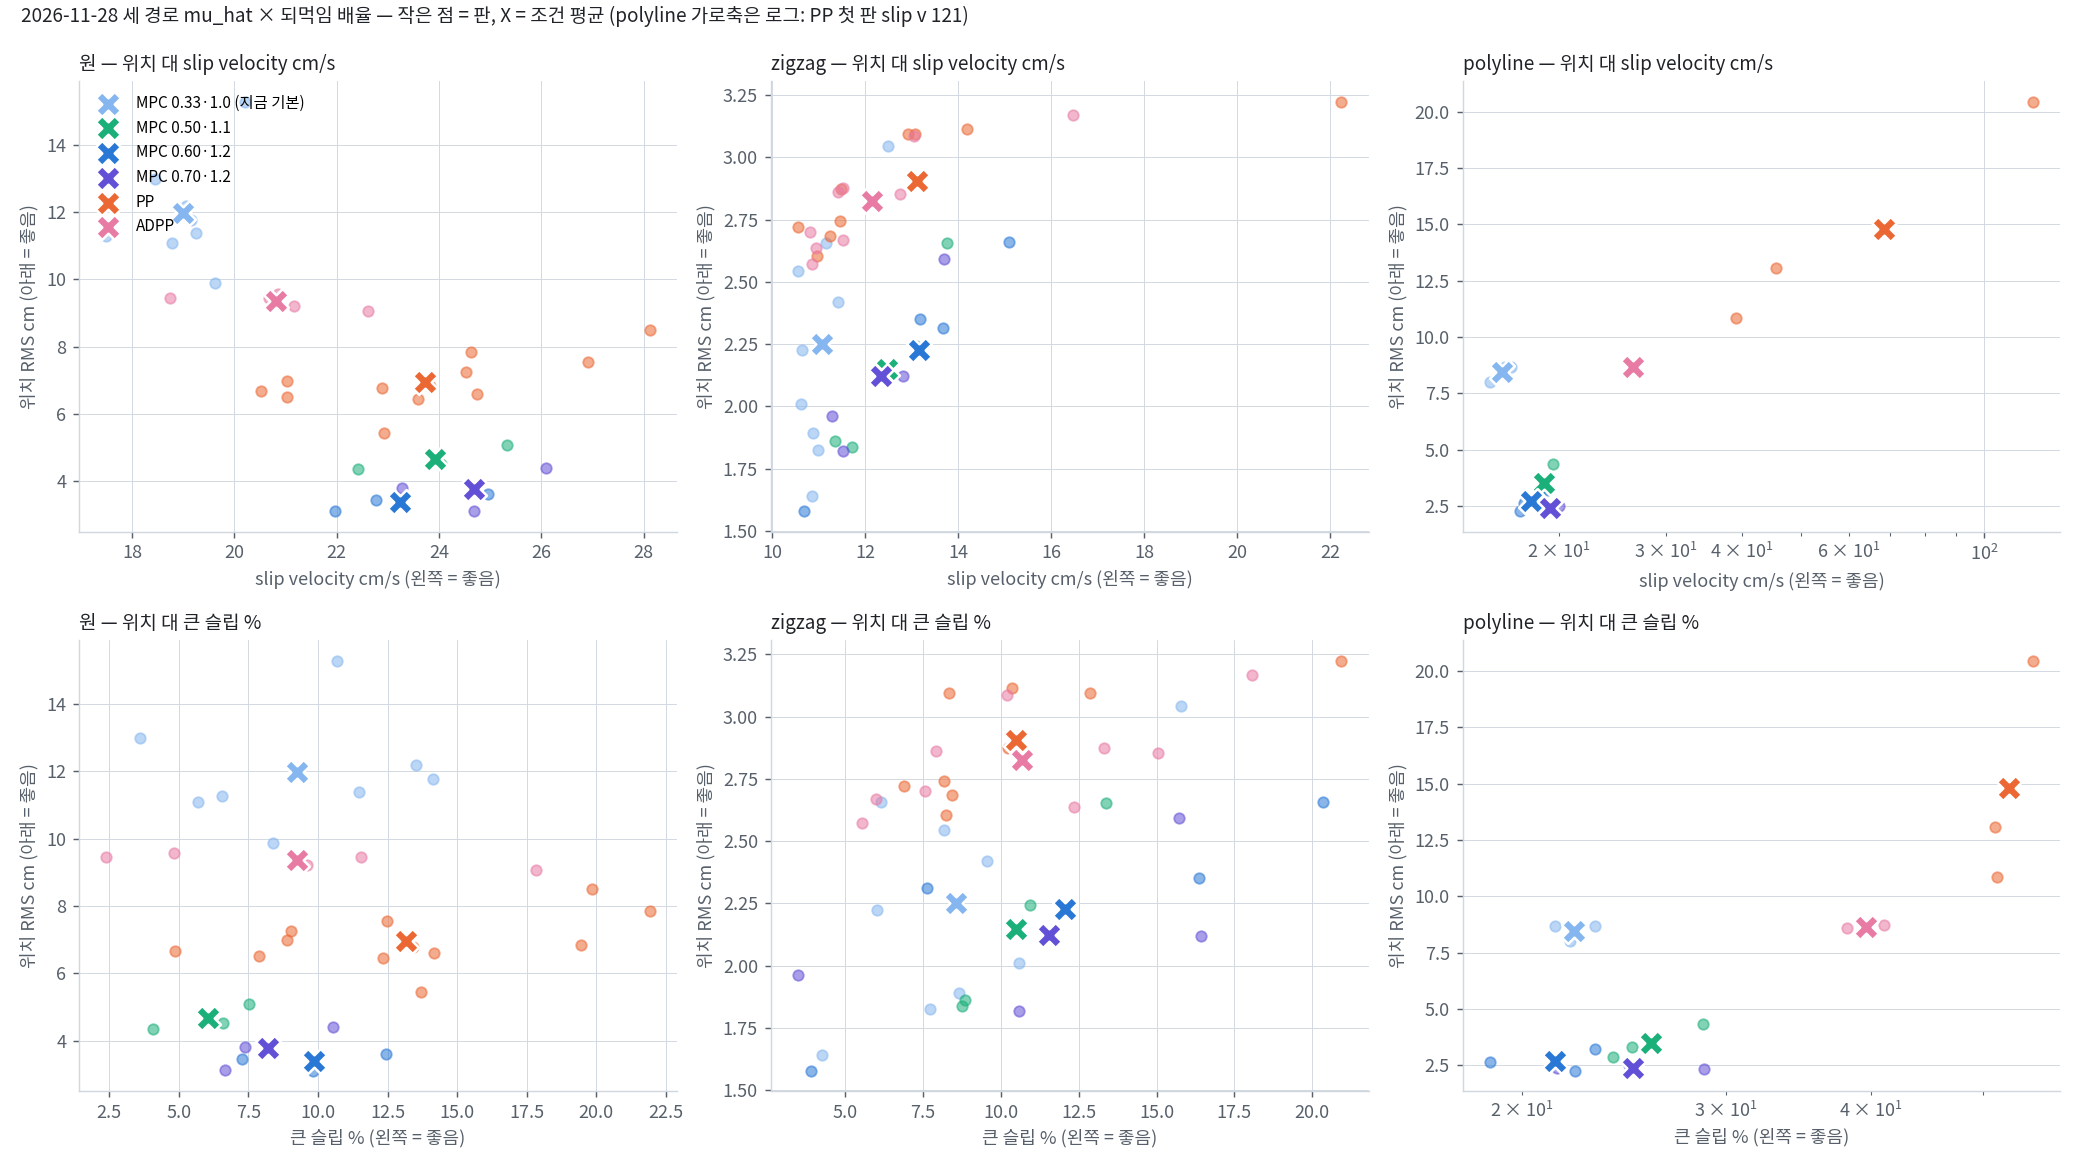

Here is the Python script that generated this plot:
"""2026-11-28 밤 — 원 · zigzag · polyline 세 경로 공통 μ̂ × 되먹임 배율 고르기.
후보 (μ̂, 배율): (0.33, 1.0) 지금 기본값 · (0.50, 1.1) · (0.60, 1.2) · (0.70, 1.2). 비교: PP · ADPP.
판: 원 = 오늘 S1 모든 판 (grid1.BAGS + 204627_grid2), zigzag = 211522_zz_2 · 205948_zz · 194358_seq_sfbq4 (data 다리만, 모양 zigzag),
    polyline = 213115_poly (같은 세션 PP 3 · ADPP 2 · 조건마다 MPC 3).
지표: 위치 RMS (SLAM 로봇 중심) · slip velocity (네 바퀴 최대 r(ω − ω_nom) 의 RMS — 정식 용어 아님, 이 프로젝트 지표) · 큰 슬립 % (|λ| > 0.5 시간).
비 = MPC 조건 평균 / min(PP 평균, ADPP 평균) — 1 보다 작으면 둘 다보다 낫다.
고르는 법 두 가지: (가) 세 경로 × 세 지표 비의 평균, (나) 가장 나쁜 비 (minimax — 어느 경로에서도 크게 지지 않는 것).
nice -n 19 /usr/bin/python3 final3.py → final3_out.txt, final3.png"""
import os
import sys

import numpy as np
from scipy import stats

HERE = os.path.dirname(os.path.abspath(__file__))
sys.path.insert(0, HERE)
import grid1 as G1  # noqa: E402
import mu055 as M  # noqa: E402
import scen as SC  # noqa: E402

import matplotlib  # noqa: E402
matplotlib.use("Agg")
import matplotlib.pyplot as plt  # noqa: E402
from matplotlib import font_manager  # noqa: E402

B = "/home/smoc/capston/capston/bags/2026-11-28/"
CAND = [(0.33, 1.0), (0.50, 1.1), (0.60, 1.2), (0.70, 1.2)]
MET = [("pos", "위치 RMS cm"), ("sv", "slip velocity cm/s"), ("m50", "큰 슬립 %")]
EXTRA = [("pos_max", "위치 최대 cm"), ("head", "헤딩 RMS °"), ("dtick", "떨림 mN·m")]


def key(m):
    return (round(m["mu"], 2), round(m["sc"], 2)) if m["ctrl"] == "MPC" else m["ctrl"]


def load():
    sc = {}
    sc["원"] = [m for tag, b in G1.BAGS + [("grid2", B + "204627_grid2")] for m in M.rows_of(tag, b)]
    SC.SHAPE = "zigzag"
    sc["zigzag"] = [m for b in ("211522_zz_2", "205948_zz", "194358_seq_sfbq4") for m in SC.rows_seq(b, B + b)]
    SC.SHAPE = "polyline"
    sc["polyline"] = SC.rows_seq("poly", B + "213115_poly")
    return sc


if __name__ == "__main__":
    sc = load()
    out = open(os.path.join(HERE, "final3_out.txt"), "w")

    def P(*a):
        print(*a); print(*a, file=out)

    R = {}
    for s, rows in sc.items():
        G = {}
        for m in rows:
            G.setdefault(key(m), []).append(m)
        R[s] = G
        P(f"\n## {s} — 판 수: " + " · ".join(f"{k if isinstance(k, str) else f'MPC {k[0]:.2f}·{k[1]:g}'} {len(v)}" for k, v in sorted(G.items(), key=str) if (k in CAND or isinstance(k, str))))
        P("| 조건 | 판 | " + " | ".join(lab for _, lab in MET + EXTRA) + " |")
        P("|---|---|" + "---|" * (len(MET) + len(EXTRA)))
        for k in CAND + ["PP", "ADPP"]:
            v = G.get(k, [])
            if not v:
                continue
            nm = f"MPC μ̂ {k[0]:.2f} · {k[1]:g}" if isinstance(k, tuple) else k
            P(f"| {nm} | {len(v)} | " + " | ".join(f"{np.nanmean([m[q] for m in v]):.1f}" for q, _ in MET + EXTRA) + " |")
    P("\n## 비 = MPC / min(PP, ADPP) (경로별 · 지표별), 괄호 = 더 좋은 쪽 기준값과 Welch p")
    score = {}
    for k in CAND:
        ratios = []
        P(f"\n### MPC μ̂ {k[0]:.2f} · 배율 {k[1]:g}")
        for s in sc:
            G = R[s]; v = G.get(k, [])
            cells = []
            for q, lab in MET:
                base = min(("PP", "ADPP"), key=lambda r: np.mean([m[q] for m in G[r]]))
                x = np.array([m[q] for m in v]); y = np.array([m[q] for m in G[base]])
                r = x.mean() / y.mean(); ratios.append((r, s, lab))
                p = stats.ttest_ind(x, y, equal_var=False).pvalue if len(x) > 1 and len(y) > 1 else np.nan
                cells.append(f"{lab.split()[0]} {x.mean():.1f}/{y.mean():.1f} ({base}) = {r:.2f} (p {p:.3f})")
            P(f"- {s}: " + " · ".join(cells))
        rr = np.array([r for r, _, _ in ratios]); worst = max(ratios)
        score[k] = (rr.mean(), worst[0], worst[1], worst[2], int((rr < 1).sum()))
        P(f"- 평균 비 {rr.mean():.3f} · 가장 나쁜 비 {worst[0]:.2f} ({worst[1]} {worst[2]}) · 9 칸 중 1 보다 작은 칸 {int((rr < 1).sum())}")
    P("\n## 순위")
    for lab, idx in (("(가) 평균 비", 0), ("(나) 가장 나쁜 비 (minimax)", 1)):
        P(f"- {lab}: " + " < ".join(f"μ̂ {k[0]:.2f}·{k[1]:g} ({score[k][idx]:.3f})" for k in sorted(score, key=lambda k: score[k][idx])))
    out.close()

    fp = [f for f in font_manager.findSystemFonts() if "NotoSansCJK" in f and "Regular" in f]
    if fp:
        font_manager.fontManager.addfont(fp[0]); plt.rcParams["font.family"] = font_manager.FontProperties(fname=fp[0]).get_name()
    INK, INK2, GRID = "#1f2328", "#57606a", "#d0d7de"
    plt.rcParams.update({"axes.unicode_minus": False, "font.size": 10, "axes.edgecolor": GRID, "axes.labelcolor": INK2, "xtick.color": INK2,
                         "ytick.color": INK2, "axes.spines.top": False, "axes.spines.right": False})
    COL = {CAND[0]: "#86b6ef", CAND[1]: "#1baf7a", CAND[2]: "#2a78d6", CAND[3]: "#6250d6", "PP": "#eb6834", "ADPP": "#e87ba4"}
    LAB = {CAND[0]: "MPC 0.33·1.0 (지금 기본)", CAND[1]: "MPC 0.50·1.1", CAND[2]: "MPC 0.60·1.2", CAND[3]: "MPC 0.70·1.2", "PP": "PP", "ADPP": "ADPP"}
    fig, axs = plt.subplots(2, 3, figsize=(16, 9))
    for j, s in enumerate(sc):
        G = R[s]
        for i, (q, ttl) in enumerate((("sv", "slip velocity cm/s"), ("m50", "큰 슬립 %"))):
            ax = axs[i, j]
            for k in CAND + ["PP", "ADPP"]:
                v = G.get(k, [])
                if not v:
                    continue
                x, y = [m[q] for m in v], [m["pos"] for m in v]
                ax.scatter(x, y, s=34, color=COL[k], alpha=0.55, zorder=2)
                ax.scatter([np.mean(x)], [np.mean(y)], s=190, marker="X", color=COL[k], edgecolors="white", linewidths=1.4, zorder=3, label=LAB[k])
            ax.set_xlabel(f"{ttl} (왼쪽 = 좋음)"); ax.set_ylabel("위치 RMS cm (아래 = 좋음)"); ax.grid(color=GRID, lw=0.5)
            ax.set_title(f"{s} — 위치 대 {ttl}", loc="left", fontsize=10.5, color=INK)
            if s == "polyline":
                ax.set_xscale("log")
    axs[0, 0].legend(fontsize=8.5, frameon=False, loc="upper left")
    fig.text(0.01, 0.995, "2026-11-28 세 경로 mu_hat × 되먹임 배율 — 작은 점 = 판, X = 조건 평균 (polyline 가로축은 로그: PP 첫 판 slip v 121)", fontsize=10.5, color=INK, va="top")
    fig.tight_layout(rect=(0, 0, 1, 0.97)); fig.savefig(os.path.join(HERE, "final3.png"), dpi=130); plt.close(fig)
    print("그림:", os.path.join(HERE, "final3.png"))
